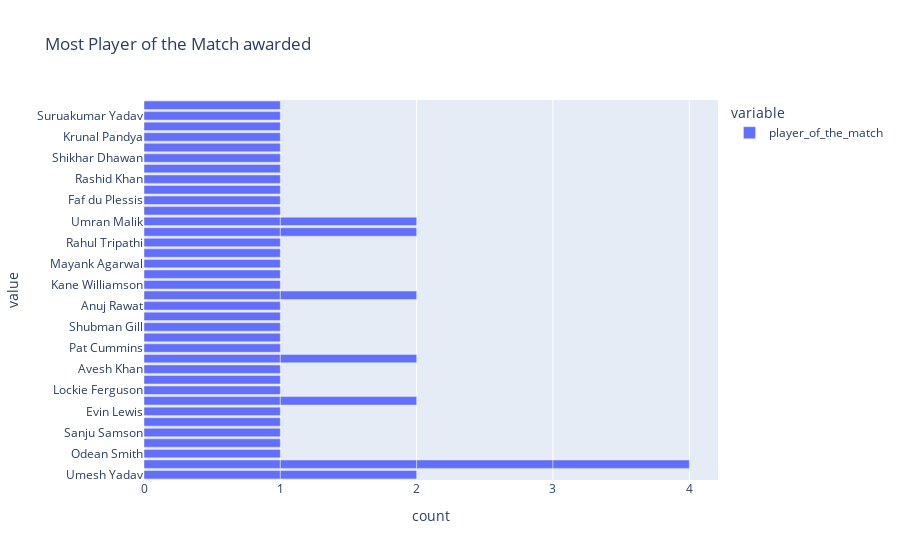

This figure's notebook cell:
### Code cell
# Player of the Match.

import pandas as pd
import plotly.express as px
import plotly.graph_objects as go

data = pd.read_csv("IPL 2022.csv")

figure = px.bar(data, x = ["player_of_the_match"], title = "Most Player of the Match awarded")
figure.show()

### Figure 1 — Plotly figure (JSON) as saved in the notebook; plotly's stock layout.template omitted (floating-point values rounded to 4 significant figures)
{"data": [{"alignmentgroup": "True", "hovertemplate": "variable=player_of_the_match<br>count=%{x}<br>value=%{y}<extra></extra>", "legendgroup": "player_of_the_match", "marker": {"color": "#636efa", "pattern": {"shape": ""}}, "name": "player_of_the_match", "offsetgroup": "player_of_the_match", "orientation": "h", "showlegend": true, "textposition": "auto", "type": "bar", "x": [1, 1, 1, 1, 1, 1, 1, 1, 1, 1, 1, 1, 1, 1, 1, 1, 1, 1, 1, 1, 1, 1, 1, 1, 1, 1, 1, 1, 1, 1, 1, 1, 1, 1, 1, 1, 1, 1, 1, 1, 1, 1, 1, 1, 1, 1], "xaxis": "x", "y": ["Umesh Yadav", "Kuldeep Yadav", "Odean Smith", "Mohammed Shami", "Sanju Samson", "Wanindu Hasaranga", "Evin Lewis", "Umesh Yadav", "Jos Buttler", "Lockie Ferguson", "Liam Livingstone", "Avesh Khan", "Dinesh Karthik", "Pat Cummins", "Quinton de Kock", "Shubman Gill", "Abhishek Sharma", "Anuj Rawat", "Kuldeep Yadav", "Yuzvendra Chahal", "Kane Williamson", "Shivam Dube", "Mayank Agarwal", "Hardik Pandya", "Rahul Tripathi", "K L Rahul", "Dinesh Karthik", "Umran Malik", "David Miller", "Yuzvendra Chahal", "Faf du Plessis", "Kuldeep Yadav", "Mukesh Choudhary", "Jos Buttler", "Rashid Khan", "Marco Jansen", "K L Rahul", "Shikhar Dhawan", "Riyan Parag", "Umran Malik", "Kuldeep Yadav", "Krunal Pandya", "Rahul Tewatia", "Suruakumar Yadav", "Mohsin Khan", null], "yaxis": "y"}], "layout": {"autosize": true, "barmode": "relative", "legend": {"title": {"text": "variable"}, "tracegroupgap": 0}, "title": {"text": "Most Player of the Match awarded"}, "xaxis": {"anchor": "y", "autorange": true, "domain": [0, 1], "range": [0, 4.211], "title": {"text": "count"}, "type": "linear"}, "yaxis": {"anchor": "x", "autorange": true, "domain": [0, 1], "range": [-0.5, 35.5], "title": {"text": "value"}, "type": "category"}}}
